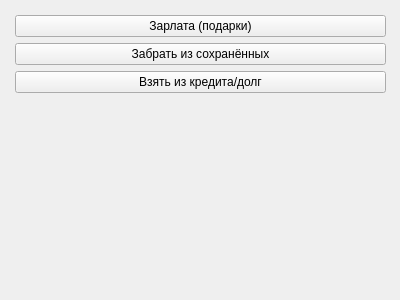
<?xml version="1.0" encoding="UTF-8"?>
<ui version="4.0">
 <class>IncomePage</class>
 <widget class="QWidget" name="IncomePage">
  <property name="geometry">
   <rect>
    <x>0</x>
    <y>0</y>
    <width>400</width>
    <height>300</height>
   </rect>
  </property>
  <property name="windowTitle">
   <string>Form</string>
  </property>
  <widget class="QWidget" name="verticalLayoutWidget">
   <property name="geometry">
    <rect>
     <x>10</x>
     <y>10</y>
     <width>381</width>
     <height>281</height>
    </rect>
   </property>
   <layout class="QVBoxLayout" name="verticalLayout">
    <property name="leftMargin">
     <number>5</number>
    </property>
    <property name="topMargin">
     <number>5</number>
    </property>
    <property name="rightMargin">
     <number>5</number>
    </property>
    <property name="bottomMargin">
     <number>5</number>
    </property>
    <item>
     <widget class="QPushButton" name="pbSalary">
      <property name="text">
       <string>Зарлата (подарки)</string>
      </property>
     </widget>
    </item>
    <item>
     <widget class="QPushButton" name="pbSaved">
      <property name="text">
       <string>Забрать из сохранённых</string>
      </property>
     </widget>
    </item>
    <item>
     <widget class="QPushButton" name="pbCredit">
      <property name="text">
       <string>Взять из кредита/долг</string>
      </property>
     </widget>
    </item>
    <item>
     <spacer name="verticalSpacer">
      <property name="orientation">
       <enum>Qt::Vertical</enum>
      </property>
      <property name="sizeHint" stdset="0">
       <size>
        <width>20</width>
        <height>40</height>
       </size>
      </property>
     </spacer>
    </item>
   </layout>
  </widget>
 </widget>
 <resources/>
 <connections/>
</ui>
